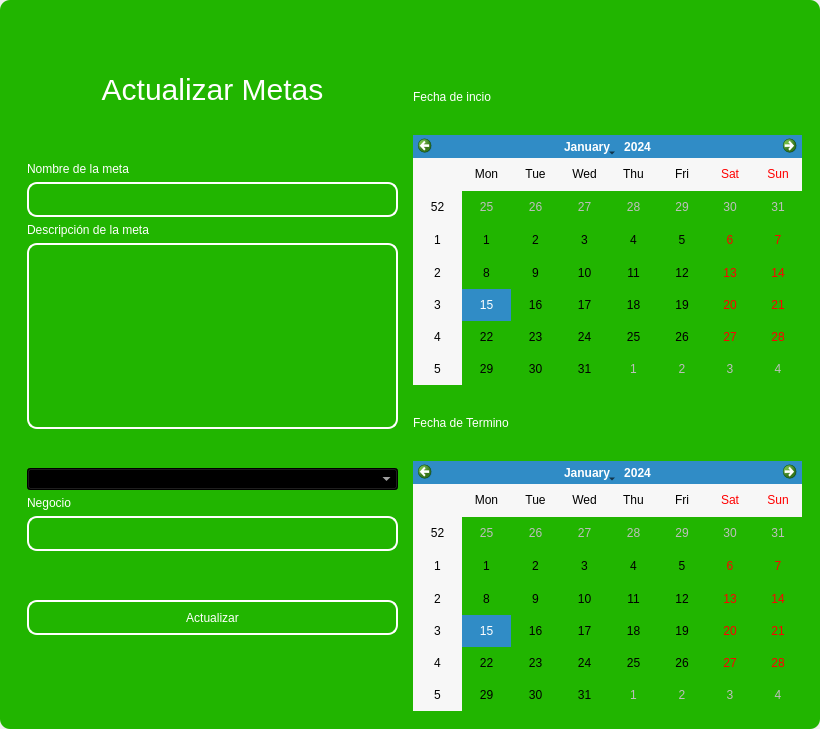
<?xml version="1.0" encoding="UTF-8"?>
<ui version="4.0">
 <class>MainWindow</class>
 <widget class="QMainWindow" name="MainWindow">
  <property name="geometry">
   <rect>
    <x>0</x>
    <y>0</y>
    <width>820</width>
    <height>729</height>
   </rect>
  </property>
  <property name="windowTitle">
   <string>MainWindow</string>
  </property>
  <property name="styleSheet">
   <string notr="true"/>
  </property>
  <widget class="QWidget" name="centralwidget">
   <property name="styleSheet">
    <string notr="true"/>
   </property>
   <layout class="QVBoxLayout" name="verticalLayout">
    <property name="spacing">
     <number>0</number>
    </property>
    <property name="leftMargin">
     <number>0</number>
    </property>
    <property name="topMargin">
     <number>0</number>
    </property>
    <property name="rightMargin">
     <number>0</number>
    </property>
    <property name="bottomMargin">
     <number>0</number>
    </property>
    <item>
     <widget class="QFrame" name="frame">
      <property name="enabled">
       <bool>true</bool>
      </property>
      <property name="styleSheet">
       <string notr="true">QFrame {
	border-radius:10px;
	background-color: rgb(33, 181, 0);
 }
</string>
      </property>
      <property name="frameShape">
       <enum>QFrame::StyledPanel</enum>
      </property>
      <property name="frameShadow">
       <enum>QFrame::Raised</enum>
      </property>
      <layout class="QVBoxLayout" name="verticalLayout_2">
       <item>
        <widget class="QFrame" name="frame_superior">
         <property name="minimumSize">
          <size>
           <width>0</width>
           <height>40</height>
          </size>
         </property>
         <property name="maximumSize">
          <size>
           <width>16777215</width>
           <height>40</height>
          </size>
         </property>
         <property name="styleSheet">
          <string notr="true">QPushButton{
border-radius:18px;
}

QPushButton:hover{
	background-color: rgb(0, 0, 0);
}
</string>
         </property>
         <property name="frameShape">
          <enum>QFrame::StyledPanel</enum>
         </property>
         <property name="frameShadow">
          <enum>QFrame::Raised</enum>
         </property>
         <layout class="QHBoxLayout" name="horizontalLayout_3">
          <property name="spacing">
           <number>4</number>
          </property>
          <property name="leftMargin">
           <number>0</number>
          </property>
          <property name="topMargin">
           <number>0</number>
          </property>
          <property name="rightMargin">
           <number>0</number>
          </property>
          <property name="bottomMargin">
           <number>0</number>
          </property>
          <item>
           <widget class="QPushButton" name="btn_icon">
            <property name="text">
             <string/>
            </property>
            <property name="iconSize">
             <size>
              <width>40</width>
              <height>40</height>
             </size>
            </property>
           </widget>
          </item>
          <item>
           <spacer name="horizontalSpacer_2">
            <property name="orientation">
             <enum>Qt::Horizontal</enum>
            </property>
            <property name="sizeHint" stdset="0">
             <size>
              <width>443</width>
              <height>20</height>
             </size>
            </property>
           </spacer>
          </item>
          <item>
           <widget class="QPushButton" name="bt_minimizar">
            <property name="minimumSize">
             <size>
              <width>38</width>
              <height>38</height>
             </size>
            </property>
            <property name="maximumSize">
             <size>
              <width>38</width>
              <height>38</height>
             </size>
            </property>
            <property name="cursor">
             <cursorShape>PointingHandCursor</cursorShape>
            </property>
            <property name="text">
             <string/>
            </property>
            <property name="icon">
             <iconset>
              <normaloff>image/minus.svg</normaloff>image/minus.svg</iconset>
            </property>
            <property name="iconSize">
             <size>
              <width>38</width>
              <height>38</height>
             </size>
            </property>
           </widget>
          </item>
          <item>
           <widget class="QPushButton" name="bt_maximizar">
            <property name="minimumSize">
             <size>
              <width>38</width>
              <height>38</height>
             </size>
            </property>
            <property name="maximumSize">
             <size>
              <width>38</width>
              <height>38</height>
             </size>
            </property>
            <property name="cursor">
             <cursorShape>PointingHandCursor</cursorShape>
            </property>
            <property name="text">
             <string/>
            </property>
            <property name="icon">
             <iconset>
              <normaloff>image/chevron-up.svg</normaloff>image/chevron-up.svg</iconset>
            </property>
            <property name="iconSize">
             <size>
              <width>38</width>
              <height>38</height>
             </size>
            </property>
           </widget>
          </item>
          <item>
           <widget class="QPushButton" name="bt_restaurar">
            <property name="minimumSize">
             <size>
              <width>38</width>
              <height>38</height>
             </size>
            </property>
            <property name="maximumSize">
             <size>
              <width>38</width>
              <height>38</height>
             </size>
            </property>
            <property name="cursor">
             <cursorShape>PointingHandCursor</cursorShape>
            </property>
            <property name="text">
             <string/>
            </property>
            <property name="icon">
             <iconset>
              <normaloff>image/chevron-down.svg</normaloff>image/chevron-down.svg</iconset>
            </property>
            <property name="iconSize">
             <size>
              <width>38</width>
              <height>38</height>
             </size>
            </property>
           </widget>
          </item>
          <item>
           <widget class="QPushButton" name="bt_cerrar">
            <property name="minimumSize">
             <size>
              <width>38</width>
              <height>38</height>
             </size>
            </property>
            <property name="maximumSize">
             <size>
              <width>38</width>
              <height>38</height>
             </size>
            </property>
            <property name="cursor">
             <cursorShape>PointingHandCursor</cursorShape>
            </property>
            <property name="text">
             <string/>
            </property>
            <property name="icon">
             <iconset>
              <normaloff>image/x.svg</normaloff>image/x.svg</iconset>
            </property>
            <property name="iconSize">
             <size>
              <width>38</width>
              <height>38</height>
             </size>
            </property>
           </widget>
          </item>
         </layout>
        </widget>
       </item>
       <item>
        <widget class="QFrame" name="frame_3">
         <property name="styleSheet">
          <string notr="true">QLabel {
	color: rgb(255, 255, 254);
	font: 12pt &quot;Arial&quot;;
	background-color: rgba(0, 0, 0,0);
}

QTextEdit{
background-color: rgba(0, 0, 0,0);
border-radius:10px; 
font: 12pt &quot;Arial&quot;;
color: rgb(255, 255, 254);
border: 2px solid  rgb(255, 255, 255);

}

QTextEdit:hover{
background-color: rgba(0, 0, 0,0);
border-radius:10px; 
font: 12pt &quot;Arial&quot;;
border: 2px solid  rgb(120, 0, 171);
}

QTextEdit:focus{
background-color: rgb(0, 0, 0);
border-radius:10px; 
font: 12pt &quot;Arial&quot;;
border: 2px solid rgb(120, 0, 171);
}

QLineEdit{
background-color: rgba(0, 0, 0,0);
border-radius:10px; 
font: 12pt &quot;Arial&quot;;
color: rgb(255, 255, 254);
border: 2px solid  rgb(255, 255, 255);

}

QLineEdit:hover{
background-color: rgba(0, 0, 0,0);
border-radius:10px; 
font: 12pt &quot;Arial&quot;;
border: 2px solid  rgb(120, 0, 171);
}

QLineEdit:focus{
background-color: rgb(0, 0, 0);
border-radius:10px; 
font: 12pt &quot;Arial&quot;;
border: 2px solid rgb(120, 0, 171);
}

QCheckBox{
	font: 12pt &quot;Arial&quot;;
	color: rgb(255, 255, 255);
}

QCheckBox::indicator {
    width: 18px;
    height:18px;
}

QCheckBox::indicator:unchecked {
   background-image: url(image/square.svg);
}

QCheckBox::indicator:checked {
   background-image: url(image/check-square.svg);
}

QPushButton{
border-radius:10px; 
font: 12pt &quot;Arial&quot;;
color: rgb(255, 255, 254);
border: 2px solid #ffffff;
}

QPushButton:hover{
border-radius:10px; 
font: 12pt &quot;Arial&quot;;
color: rgb(255, 255, 255);
border: 2px solid rgb(120, 0, 171);
	background-color: rgb(120, 0, 171);
}
</string>
         </property>
         <property name="frameShape">
          <enum>QFrame::StyledPanel</enum>
         </property>
         <property name="frameShadow">
          <enum>QFrame::Raised</enum>
         </property>
         <layout class="QHBoxLayout" name="horizontalLayout_4">
          <item>
           <layout class="QVBoxLayout" name="verticalLayout_4">
            <item>
             <widget class="QLabel" name="label_3">
              <property name="minimumSize">
               <size>
                <width>100</width>
                <height>50</height>
               </size>
              </property>
              <property name="styleSheet">
               <string notr="true">font-size: 30px;
color: rgb(255, 255, 255);</string>
              </property>
              <property name="text">
               <string>Actualizar Metas</string>
              </property>
              <property name="alignment">
               <set>Qt::AlignCenter</set>
              </property>
             </widget>
            </item>
            <item>
             <widget class="QFrame" name="frame_4">
              <property name="maximumSize">
               <size>
                <width>400</width>
                <height>600</height>
               </size>
              </property>
              <property name="styleSheet">
               <string notr="true">QLabel {
	color: rgb(255, 255, 254);
	font: 12pt &quot;Arial&quot;;
	background-color: rgba(0, 0, 0,0);
}

QTextEdit{
background-color: rgba(0, 0, 0,0);
border-radius:10px; 
font: 12pt &quot;Arial&quot;;
color: rgb(255, 255, 254);
border: 2px solid  rgb(255, 255, 255);

}

QTextEdit:hover{
background-color: rgba(0, 0, 0,0);
border-radius:10px; 
font: 12pt &quot;Arial&quot;;
border: 2px solid  rgb(120, 0, 171);
}

QTextEdit:focus{
background-color: rgb(0, 0, 0);
border-radius:10px; 
font: 12pt &quot;Arial&quot;;
border: 2px solid rgb(120, 0, 171);
}

QLineEdit{
background-color: rgba(0, 0, 0,0);
border-radius:10px; 
font: 12pt &quot;Arial&quot;;
color: rgb(255, 255, 254);
border: 2px solid  rgb(255, 255, 255);

}

QLineEdit:hover{
background-color: rgba(0, 0, 0,0);
border-radius:10px; 
font: 12pt &quot;Arial&quot;;
border: 2px solid  rgb(120, 0, 171);
}

QLineEdit:focus{
background-color: rgb(0, 0, 0);
border-radius:10px; 
font: 12pt &quot;Arial&quot;;
border: 2px solid rgb(120, 0, 171);
}

QCheckBox{
	font: 12pt &quot;Arial&quot;;
	color: rgb(255, 255, 255);
}

QCheckBox::indicator {
    width: 18px;
    height:18px;
}

QCheckBox::indicator:unchecked {
   background-image: url(image/square.svg);
}

QCheckBox::indicator:checked {
   background-image: url(image/check-square.svg);
}

QPushButton{
border-radius:10px; 
font: 12pt &quot;Arial&quot;;
color: rgb(255, 255, 254);
border: 2px solid #ffffff;
}

QPushButton:hover{
border-radius:10px; 
font: 12pt &quot;Arial&quot;;
color: rgb(255, 255, 255);
border: 2px solid rgb(120, 0, 171);
	background-color: rgb(120, 0, 171);
}
</string>
              </property>
              <property name="frameShape">
               <enum>QFrame::StyledPanel</enum>
              </property>
              <property name="frameShadow">
               <enum>QFrame::Raised</enum>
              </property>
              <layout class="QVBoxLayout" name="verticalLayout_3">
               <item>
                <spacer name="verticalSpacer_3">
                 <property name="orientation">
                  <enum>Qt::Vertical</enum>
                 </property>
                 <property name="sizeHint" stdset="0">
                  <size>
                   <width>20</width>
                   <height>40</height>
                  </size>
                 </property>
                </spacer>
               </item>
               <item>
                <widget class="QLabel" name="label_4">
                 <property name="text">
                  <string>Nombre de la meta</string>
                 </property>
                </widget>
               </item>
               <item>
                <widget class="QLineEdit" name="nametxt">
                 <property name="minimumSize">
                  <size>
                   <width>0</width>
                   <height>35</height>
                  </size>
                 </property>
                 <property name="text">
                  <string/>
                 </property>
                </widget>
               </item>
               <item>
                <widget class="QLabel" name="label_7">
                 <property name="text">
                  <string>Descripción de la meta</string>
                 </property>
                </widget>
               </item>
               <item>
                <widget class="QTextEdit" name="descriptiontxt"/>
               </item>
               <item>
                <spacer name="verticalSpacer_4">
                 <property name="orientation">
                  <enum>Qt::Vertical</enum>
                 </property>
                 <property name="sizeHint" stdset="0">
                  <size>
                   <width>20</width>
                   <height>40</height>
                  </size>
                 </property>
                </spacer>
               </item>
               <item>
                <widget class="QComboBox" name="status_combobox">
                 <property name="styleSheet">
                  <string notr="true">color: rgb(255, 255, 255);
background-color: rgb(0, 0, 0);</string>
                 </property>
                </widget>
               </item>
               <item>
                <widget class="QLabel" name="label_5">
                 <property name="text">
                  <string>Negocio</string>
                 </property>
                </widget>
               </item>
               <item>
                <widget class="QLineEdit" name="name_businesstxt">
                 <property name="enabled">
                  <bool>false</bool>
                 </property>
                 <property name="minimumSize">
                  <size>
                   <width>0</width>
                   <height>35</height>
                  </size>
                 </property>
                </widget>
               </item>
               <item>
                <spacer name="verticalSpacer_9">
                 <property name="orientation">
                  <enum>Qt::Vertical</enum>
                 </property>
                 <property name="sizeHint" stdset="0">
                  <size>
                   <width>20</width>
                   <height>50</height>
                  </size>
                 </property>
                </spacer>
               </item>
               <item>
                <widget class="QPushButton" name="btn_update">
                 <property name="minimumSize">
                  <size>
                   <width>0</width>
                   <height>35</height>
                  </size>
                 </property>
                 <property name="cursor">
                  <cursorShape>PointingHandCursor</cursorShape>
                 </property>
                 <property name="text">
                  <string>Actualizar</string>
                 </property>
                </widget>
               </item>
               <item>
                <spacer name="verticalSpacer_7">
                 <property name="orientation">
                  <enum>Qt::Vertical</enum>
                 </property>
                 <property name="sizeHint" stdset="0">
                  <size>
                   <width>20</width>
                   <height>40</height>
                  </size>
                 </property>
                </spacer>
               </item>
               <item>
                <spacer name="verticalSpacer_8">
                 <property name="orientation">
                  <enum>Qt::Vertical</enum>
                 </property>
                 <property name="sizeHint" stdset="0">
                  <size>
                   <width>20</width>
                   <height>40</height>
                  </size>
                 </property>
                </spacer>
               </item>
              </layout>
             </widget>
            </item>
           </layout>
          </item>
          <item>
           <layout class="QVBoxLayout" name="verticalLayout_5">
            <property name="rightMargin">
             <number>0</number>
            </property>
            <item>
             <widget class="QLabel" name="label">
              <property name="text">
               <string>Fecha de incio</string>
              </property>
             </widget>
            </item>
            <item>
             <widget class="QCalendarWidget" name="start_datetxt">
              <property name="maximumSize">
               <size>
                <width>16777215</width>
                <height>250</height>
               </size>
              </property>
              <property name="styleSheet">
               <string notr="true">/* calendar_style.qss */

QCalendarWidget QAbstractItemView {
    selection-background-color: #ff9800; /* Color de fondo de la selección */
    background-color: #ffffff; /* Color de fondo */
    color: #000000; /* Color del texto */
    gridline-color: #e0e0e0; /* Color de las líneas de la cuadrícula */
}

QCalendarWidget QWidget#qt_calendar_navigationbar {
    background-color: #3f51b5; /* Color de fondo de la barra de navegación */
    color: #ffffff; /* Color del texto de la barra de navegación */
}



    background-color: #5c6bc0; /* Color de fondo de los botones al</string>
              </property>
             </widget>
            </item>
            <item>
             <widget class="QLabel" name="label_2">
              <property name="text">
               <string>Fecha de Termino</string>
              </property>
             </widget>
            </item>
            <item>
             <widget class="QCalendarWidget" name="end_datetxt">
              <property name="minimumSize">
               <size>
                <width>0</width>
                <height>10</height>
               </size>
              </property>
              <property name="maximumSize">
               <size>
                <width>16777215</width>
                <height>250</height>
               </size>
              </property>
              <property name="styleSheet">
               <string notr="true">/* calendar_style.qss */

QCalendarWidget QAbstractItemView {
    selection-background-color: #ff9800; /* Color de fondo de la selección */
    background-color: #ffffff; /* Color de fondo */
    color: #000000; /* Color del texto */
    gridline-color: #e0e0e0; /* Color de las líneas de la cuadrícula */
}

QCalendarWidget QWidget#qt_calendar_navigationbar {
    background-color: #3f51b5; /* Color de fondo de la barra de navegación */
    color: #ffffff; /* Color del texto de la barra de navegación */
}



    background-color: #5c6bc0; /* Color de fondo de los botones al</string>
              </property>
             </widget>
            </item>
           </layout>
          </item>
         </layout>
        </widget>
       </item>
      </layout>
     </widget>
    </item>
   </layout>
  </widget>
 </widget>
 <resources/>
 <connections/>
</ui>
